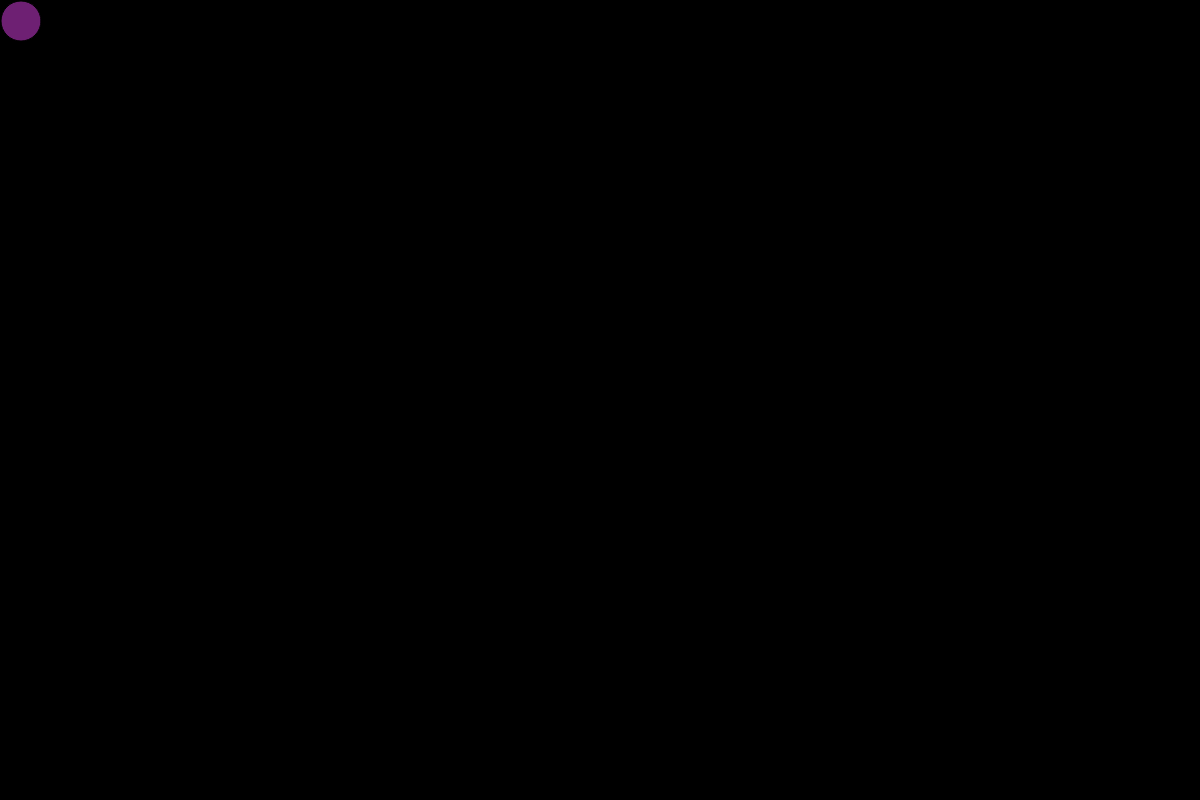
Frame 1 (no input)
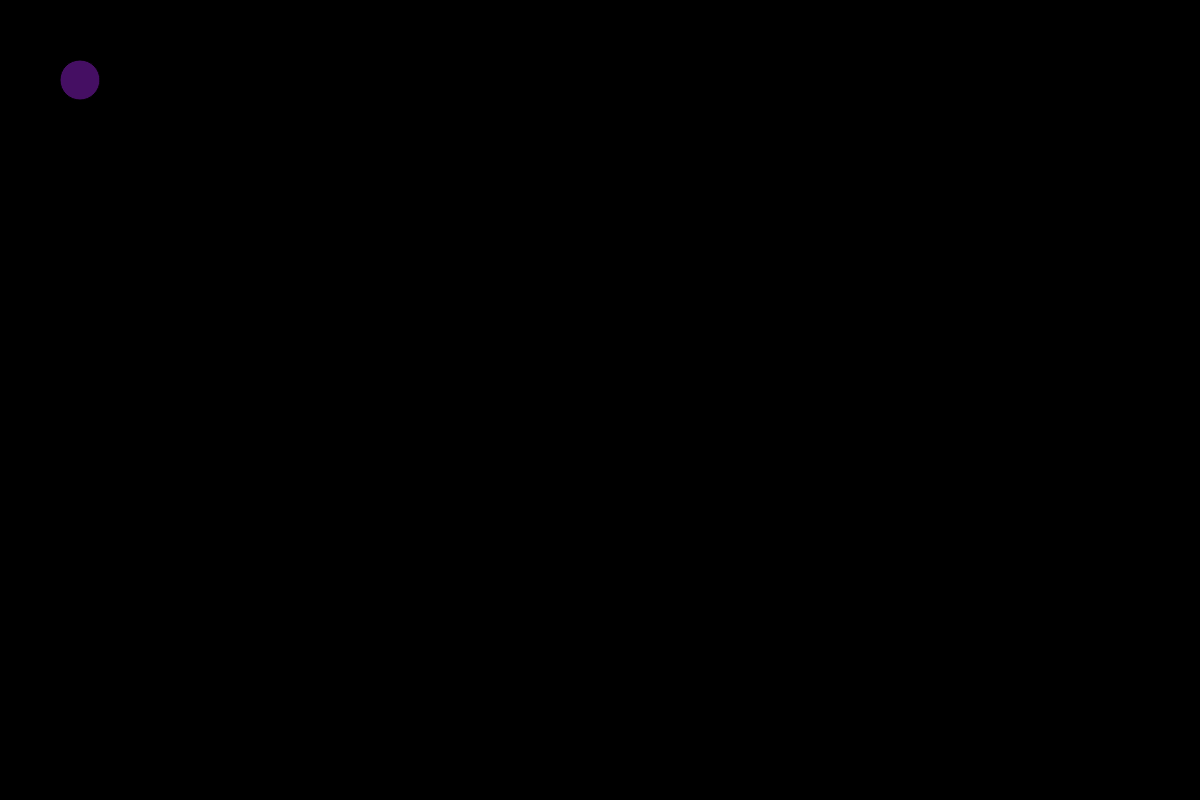
Frame 60 (no input)
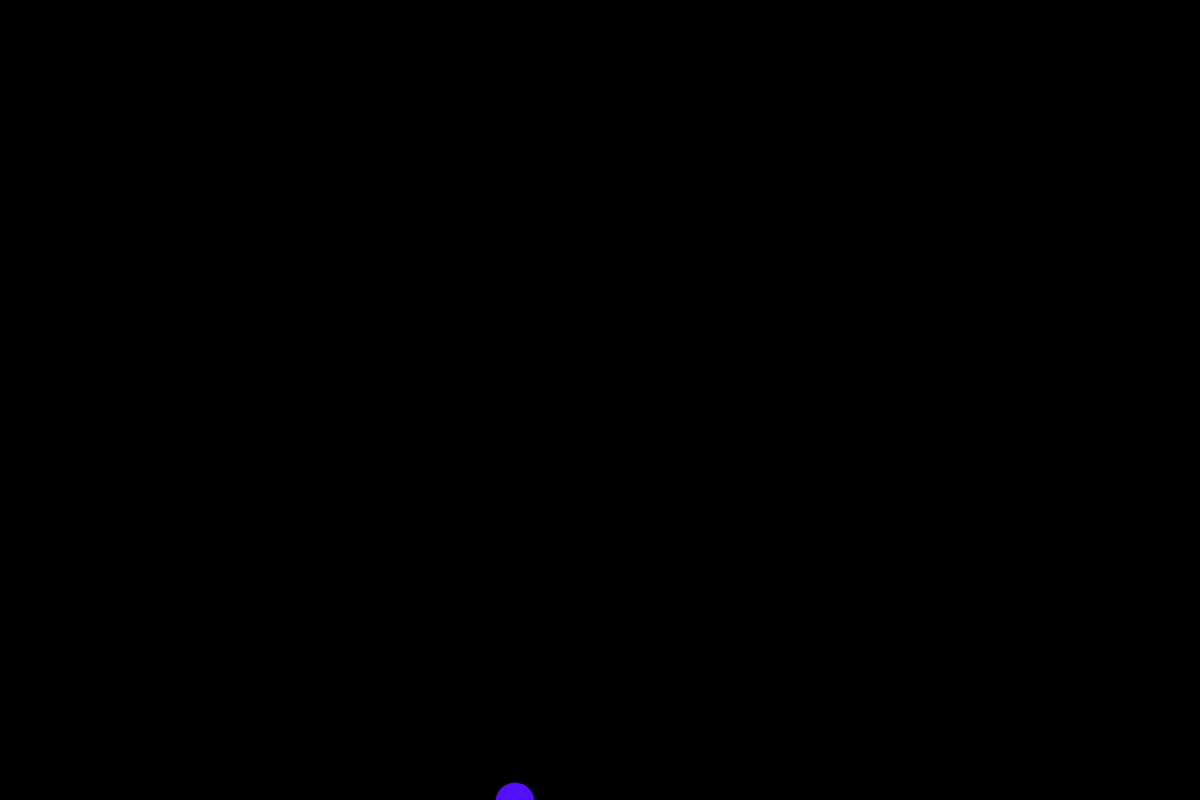
Frame 120 (the mouse pressed at the canvas centre since frame 60)

The p5.js sketch that drew these frames (run headless with seeded random() and noise() and a simulated clock; from frame 60 on, the mouse is pressed at the canvas centre):

// p5.js sketch
// ── sketch.js

/*
let ball = {};
ball.width = 40;
ball.x = 10;
ball.y = 10;
ball.delta_x = 1;
ball.delta_y = 1;
ball.scale_x = 1;
ball.scale_y = 1;

function setup() {
    createCanvas(windowWidth, 400);
    background(255);
}



function draw() {

    ball.x += ball.delta_x * ball.scale_x;
    ball.y += ball.delta_y * ball.scale_y;


    if (ball.x >= width || ball.x <= 0) {
        ball.delta_x = -1 * ball.delta_x;
    }
    if (ball.y >= height || ball.y <= 0) {
        ball.delta_y = -1 * ball.delta_y;
    }

    fill(255);
    ellipse(ball.x, ball.y, ball.width, ball.width);
}

function mousePressed() {
    ball.scale_x = map(mouseX, 0, width, 0.5, 10);
    ball.scale_y = map(mouseY, 0, height, 0.5, 10);
}
*/


let ball = {};
ball.width = 40;
ball.x = 20;
ball.y = 20;
ball.delta_x = 1;
ball.delta_y = 1;
ball.scale_x = 1;
ball.scale_y = 1;
// Added to make the ball "teleport" when mouse is pressed.
ball.spin = 0.5;


function setup() {
    //Altered for larger "Play area"
    createCanvas(windowWidth, 800);
    // Change Angle to degrees for spin
    angleMode(DEGREES);
}


function draw() {
    //  Adds a non-persistent "ghost tail" effect to the ball.
    //  Make the ball and its tails a bit prettier.
    if (frameCount % 20 < 2){
        background(0);
        fill(random(255), random(255), random(255), random(100, 255));
    //  Uses image persistance to make the ball look predominately white with a changing tail.
  } else if (frameCount % 5 <= 1){
        background(0);
        fill(255, 255, 255, 255);
    }
    ball.x += ball.delta_x * ball.scale_x;
    ball.y += ball.delta_y * ball.scale_y;

    //  Altered to make the ball bounce from the edge instead of from the center.
    if (ball.x >= width-20 || ball.x <= 20) {
        ball.delta_x = -1 * ball.delta_x;
    }
    if (ball.y >= height-20 || ball.y <= 20) {
        ball.delta_y = -1 * ball.delta_y;
    }

    //  Switched to mouseIsPressed and widened map variables for added insanity.
    //  Added ball.spin to give a type of "teleportation" to the ball.
    if (mouseIsPressed) {
      ball.scale_x = map(mouseX, 0, width, 0.1, 20);
      ball.scale_y = map(mouseY, 0, height, 0.1, 20);
      rotate(ball.spin);
      ball.spin = ball.spin + 0.2;
    }
    //

    ellipse(ball.x, ball.y, ball.width, ball.width);

}

    //  Created Event to occur when the mouse is clicked on the ball itself.
function mousePressed() {
    //Tracks the distance between the mouse location and the ball location
    let mRange = dist(mouseX, mouseY, ball.x, ball.y);
    //  States that if the mouse is pressed while within the ball, to display text and stop the program.
    if(mRange < ball.width) {
      background(155);
      fill(0);
      textSize(72);
      textAlign(CENTER);
      text('Game Over', width/2, height/2);
      textSize(24);
      text('You caught the ball!', width/2, (height/2)+60);
      noLoop();
    }
  }
